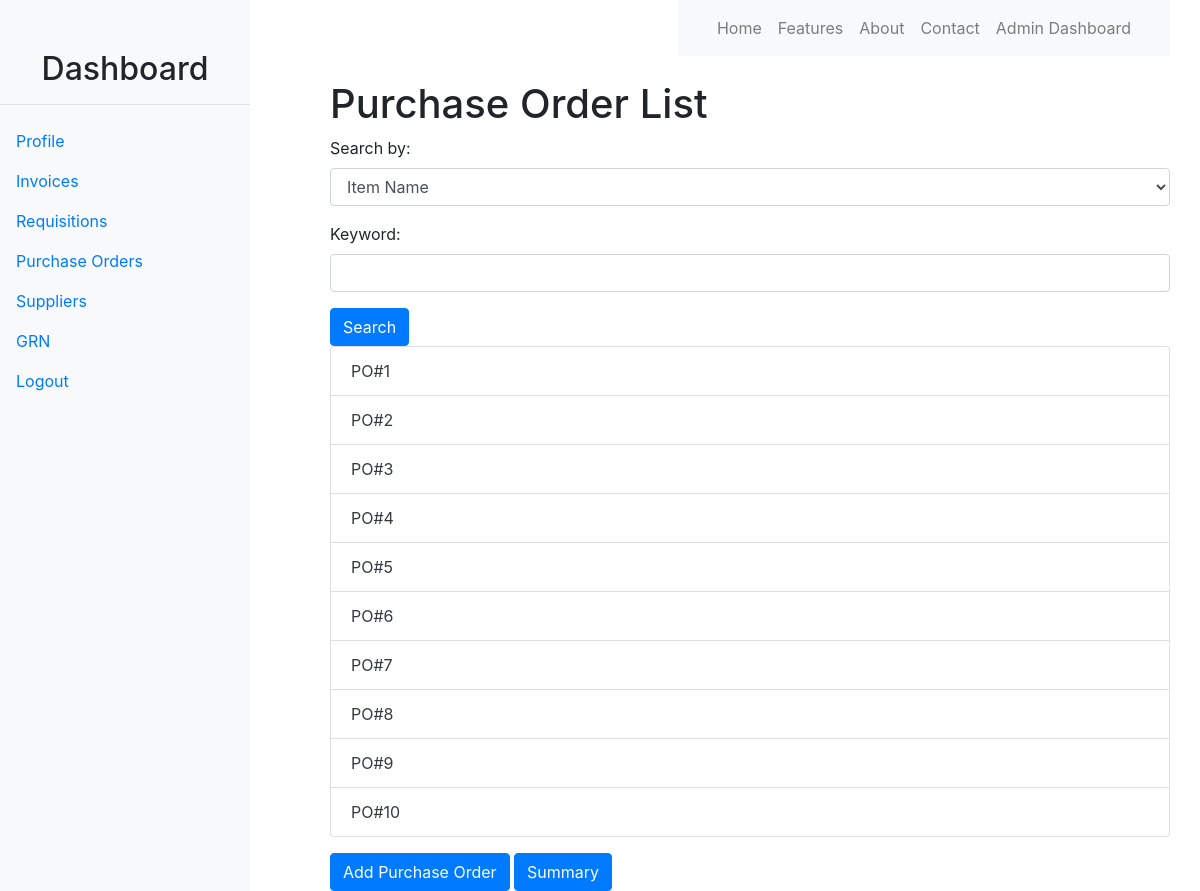
The app's page /purchase_orders/ (signed in), older data.
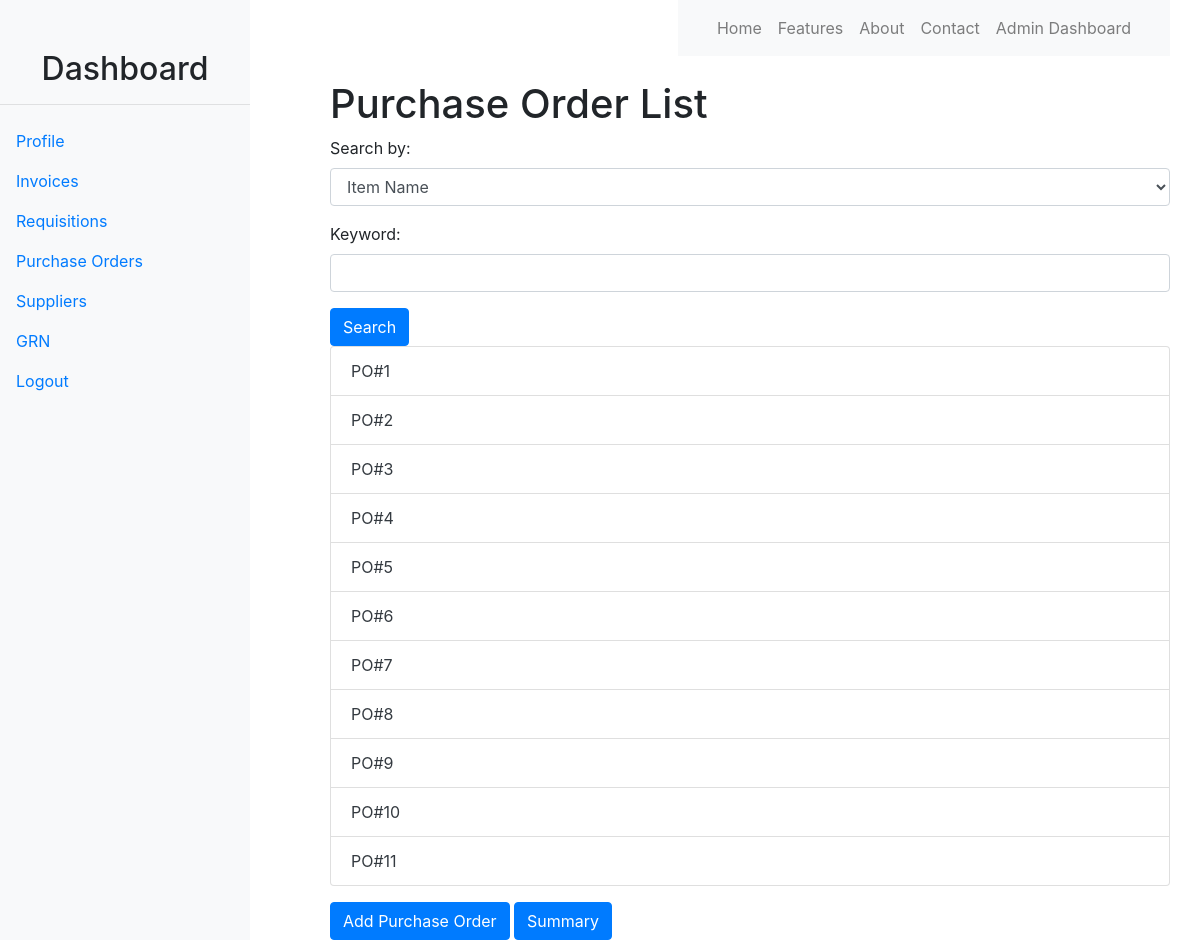
The same page, newer data.
### p2p_app/models.py (models this page shows, shortened)
class PurchaseOrder(models.Model):
    supplier = models.ForeignKey(Supplier, on_delete=models.CASCADE)
    requisition = models.OneToOneField(Requisition, on_delete=models.CASCADE, related_name='purchase_order', blank=True, null=True)
    item = models.CharField(max_length=20, default='e.g.Laptop')
    amount = models.DecimalField(decimal_places=2, max_digits=10, default=1)
    status = models.CharField(max_length=20, choices=[('Pending', 'Pending'), ('Approved', 'Approved'), ('Completed', 'Completed')])
    created_at = models.DateTimeField(auto_now_add=True)
    updated_at = models.DateTimeField(auto_now=True)
    shipping_address = models.TextField(default='')
    payment_terms = models.CharField(max_length=50, null=True)
    payment_due_date = models.DateField()
    payment_method = models.CharField(max_length=50, default='e.g.Cash')
    billing_address = models.TextField(default='')

### p2p_app/views.py (the view)
# urls.py: path('purchase_orders/', views.purchase_order_list, name='purchase_order_list'),
def purchase_order_list(request):
   if request.user.is_authenticated:
        if request.user.is_supplier():
            purchase_orders = PurchaseOrder.objects.filter(status='Approved')
        else:
            purchase_orders = PurchaseOrder.objects.all()
        search_criteria = request.GET.get('search_criteria')
        search_keyword = request.GET.get('search_keyword')
        if search_criteria and search_keyword:
            if search_criteria == 'item_name':
                purchase_orders = purchase_orders.filter(item__icontains=search_keyword)
            elif search_criteria == 'supplier_name':
                purchase_orders = purchase_orders.filter(supplier__name__icontains=search_keyword)
        return render(request, 'purchase/purchase_order_list.html', {'purchase_orders': purchase_orders})
   else:
        return redirect('login')

### p2p_app/models.py (called while the page is built)
    def is_supplier(self):
        return self.groups.filter(name='Supplier').exists()

### p2p_app/templates/purchase/purchase_order_list.html (shortened to what this page needs)
{% extends 'layout.html' %}
{% block content %}
<div class="container">
    <div class="row">
        <div class="col">
            <div class="nav-1">{% include 'navbar.html' %}</div>
        </div>
    </div>
    <div class="row mt-4">
        <div class="col">
            <h1>Purchase Order List</h1>
            <form method="GET">
                <div class="form-group">
                    <label for="search_criteria">Search by:</label>
                    <select name="search_criteria" class="form-control" id="search_criteria">
                        <option value="item_name" name="item_name">Item Name</option>
                    </select>
                </div>
                <div class="form-group">
                    <label for="search_keyword">Keyword:</label>
                    <input type="text" name="search_keyword" class="form-control" id="search_keyword">
                </div>
                <button type="submit" class="btn btn-primary">Search</button>
            </form>
            <ul class="list-group">
                {% for purchase_order in purchase_orders %}
                    <li class="list-group-item">
                        <a href="{% url 'purchase_order_detail' purchase_order.pk %}" class="text-dark">PO#{{ purchase_order.id }}</a>
                    </li>
                {% endfor %}
            </ul>
            <a href="{% url 'add_purchase_order' %}" class="btn btn-primary mt-3">Add Purchase Order</a>
            <a href="{% url 'purchase_order_summary' %}" class="btn btn-primary mt-3">Summary</a>
        </div>
    </div>
</div>
{% endblock %}

Row changes from the older to the newer data that the page shows:
added PurchaseOrder: id "11"
